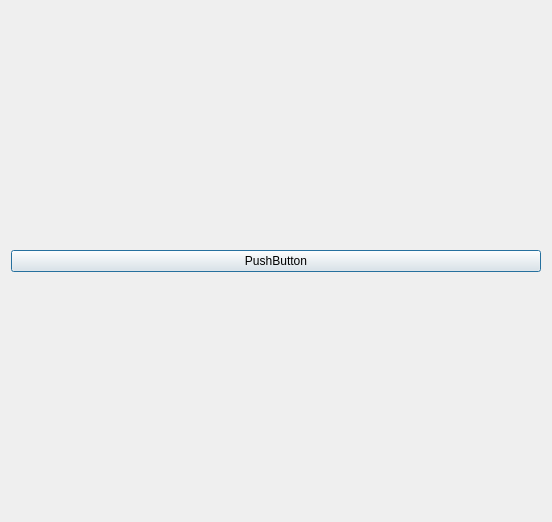
<?xml version="1.0" encoding="UTF-8"?>
<ui version="4.0">
 <class>Dialog</class>
 <widget class="QDialog" name="Dialog">
  <property name="geometry">
   <rect>
    <x>0</x>
    <y>0</y>
    <width>552</width>
    <height>522</height>
   </rect>
  </property>
  <property name="sizePolicy">
   <sizepolicy hsizetype="Expanding" vsizetype="Expanding">
    <horstretch>0</horstretch>
    <verstretch>0</verstretch>
   </sizepolicy>
  </property>
  <property name="windowTitle">
   <string>Dialog</string>
  </property>
  <layout class="QGridLayout" name="gridLayout">
   <item row="0" column="0">
    <widget class="QPushButton" name="pushButton">
     <property name="text">
      <string>PushButton</string>
     </property>
    </widget>
   </item>
  </layout>
 </widget>
 <resources/>
 <connections/>
</ui>
